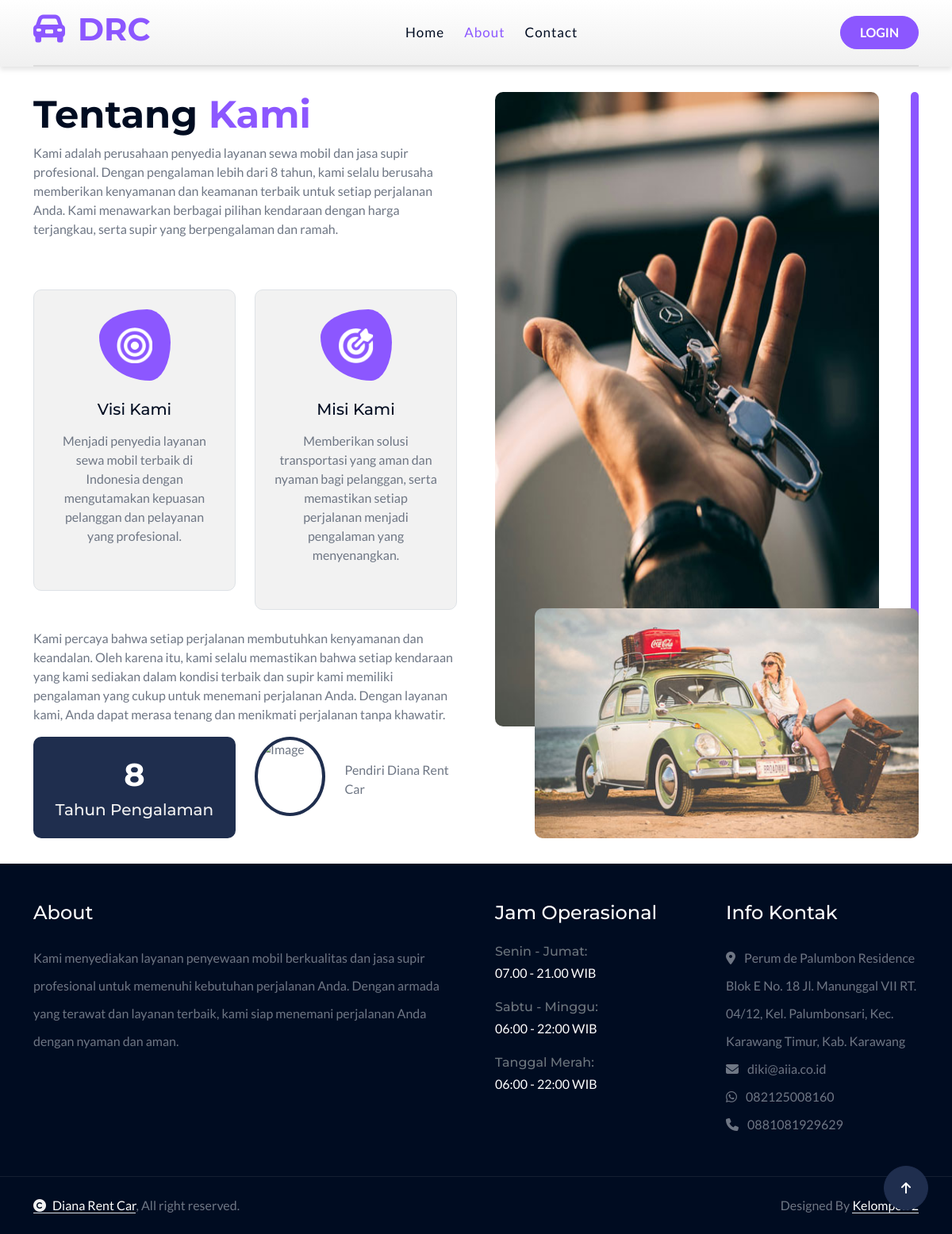
Page /?views=about on the committed database.
### tables this page shows
CREATE TABLE IF NOT EXISTS `tm_settings` (
  `id` int NOT NULL AUTO_INCREMENT,
  `uuid` varchar(40) NOT NULL,
  `owner` varchar(50) NOT NULL,
  `photo` varchar(255) NOT NULL,
  `bank` varchar(50) NOT NULL,
  `account_number` varchar(50) NOT NULL,
  `account_name` varchar(50) NOT NULL,
  `address` text NOT NULL,
  `email` varchar(50) NOT NULL,
  `phone_number_1` varchar(14) NOT NULL,
  `phone_number_2` varchar(14) DEFAULT NULL,
  `agreement_1` text NOT NULL,
  `agreement_2` text NOT NULL,
  `visi` text NOT NULL,
  `misi` text NOT NULL,
  `about_company` text NOT NULL,
  `history_company` text NOT NULL,
  `about_footer` text NOT NULL,
  `facebook` varchar(255) DEFAULT NULL,
  `instagram` varchar(255) DEFAULT NULL,
  `twitter` varchar(255) DEFAULT NULL,
  `tiktok` varchar(255) DEFAULT NULL,
  `created_at` timestamp NULL DEFAULT CURRENT_TIMESTAMP,
  `updated_at` timestamp NULL DEFAULT CURRENT_TIMESTAMP ON UPDATE CURRENT_TIMESTAMP,
  PRIMARY KEY (`id`),
  UNIQUE KEY `id` (`id`)
);

### classes/Setting.php (called while the page is built, shortened)
<?php
class Setting
{
    private $conn;
    private $table = 'tm_settings';
    public function __construct()
    {
        $db = new Database();
        $this->conn = $db->connect();
    }
    public function list()
    {
        $query = "SELECT * FROM " . $this->table;
        $stmt = $this->conn->query($query);
        return $stmt->fetchAll(PDO::FETCH_ASSOC);
    }
}

### classes/DatabaseExample.php (called while the page is built, shortened)
<?php
class Database
{
    private $host = 'localhost';
    private $db_name = 'dianarentcar';
    private $username = 'root';
    private $password = '';
    public function connect()
    {
        $this->conn = null;
        try {
            $this->conn = new PDO("mysql:host=" . $this->host . ";dbname=" . $this->db_name, $this->username, $this->password);
            $this->conn->setAttribute(PDO::ATTR_ERRMODE, PDO::ERRMODE_EXCEPTION);
        } catch (PDOException $e) {
            echo "Connection Error: " . $e->getMessage();
        }
        return $this->conn;
    }
}

### views/about.php (the view, shortened to what this page needs)
<?php
require_once 'classes/Setting.php';
$getSetting = new Setting();
$setting = $getSetting->list()[0];
?>
<div class="container-fluid overflow-hidden about py-3">
    <div class="container py-3">
        <div class="row g-5">
            <div class="col-xl-6 wow fadeInLeft" data-wow-delay="0.2s">
                <div class="about-item">
                    <div class="pb-5">
                        <h1 class="display-5 text-capitalize">Tentang <span class="text-primary">Kami</span></h1>
                        <p class="mb-0"><?php echo $setting['about_company']; ?></p>
                    </div>
                    <div class="row g-4">
                        <div class="col-lg-6">
                            <div class="about-item-inner border p-4">
                                <div class="about-icon mb-4">
                                    <img src="assets/web/img/about-icon-1.png" class="img-fluid w-50 h-50" alt="Icon" style="filter: brightness(0) invert(1);">
                                </div>
                                <h5 class="mb-3">Visi Kami</h5>
                                <p class="mb-0"><?php echo $setting['visi']; ?></p>
                            </div>
                        </div>
                        <div class="col-lg-6">
                            <div class="about-item-inner border p-4">
                                <div class="about-icon mb-4">
                                    <img src="assets/web/img/about-icon-2.png" class="img-fluid h-50 w-50" alt="Icon" style="filter: brightness(0) invert(1);">
                                </div>
                                <h5 class="mb-3">Misi Kami</h5>
                                <p class="mb-0"><?php echo $setting['misi']; ?></p>
                            </div>
                        </div>
                    </div>
                    <p class="text-item my-4"><?php echo $setting['history_company']; ?></p>
                    <div class="row g-4">
                        <div class="col-lg-6">
                            <div class="text-center rounded bg-secondary p-4">
                                <?php
                                $currentYear = date("Y");
                                $establishedYear = 2016;
                                $yearsInBusiness = $currentYear - $establishedYear;
                                ?>
                                <h1 class="display-6 text-white"><?php echo $yearsInBusiness; ?></h1>
                                <h5 class="text-light mb-0">Tahun Pengalaman</h5>
                            </div>
                        </div>
                        <div class="col-lg-6">
                            <div class="d-flex align-items-center">
                                <img src="assets/uploads/owner/<?php echo htmlspecialchars($photo); ?>" class="img-fluid rounded-circle border border-4 border-secondary" style="width: 100px; height: 100px;" alt="Image">
                                <div class="ms-4">
                                    <p class="mb-0">Pendiri Diana Rent Car</p>
                                </div>
                            </div>
                        </div>
                    </div>
                </div>
            </div>
            <div class="col-xl-6 wow fadeInRight" data-wow-delay="0.2s">
                <div class="about-img">
                    <div class="img-1">
                        <img src="assets/web/img/about-img.jpg" class="img-fluid rounded h-100 w-100" alt="">
                    </div>
                    <div class="img-2">
                        <img src="assets/web/img/about-img-1.jpg" class="img-fluid rounded w-100" alt="">
                    </div>
                </div>
            </div>
        </div>
    </div>
</div>

### layouts/footer.php (shortened to what this page needs)
<?php
require_once __DIR__ . '/../classes/Setting.php';
$getSetting = new Setting();
$setting = $getSetting->list()[0];
$address = $setting['address'];
$email = $setting['email'];
$phone_number_1 = $setting['phone_number_1'];
$phone_number_2 = $setting['phone_number_2'];
?>
<div class="container-fluid footer py-5 wow fadeIn" data-wow-delay="0.2s">
    <div class="container">
        <div class="row g-5">
            <div class="col-md-6 col-lg-6 col-xl-6">
                <div class="footer-item d-flex flex-column">
                    <div class="footer-item">
                        <h4 class="text-white mb-4">About</h4>
                        <p class="mb-3"><?php echo $setting['about_footer']; ?></p>
                    </div>
                </div>
            </div>
            <div class="col-md-6 col-lg-6 col-xl-3">
                <div class="footer-item d-flex flex-column">
                    <h4 class="text-white mb-4">Jam Operasional</h4>
                    <div class="mb-3">
                        <h6 class="text-muted mb-0">Senin - Jumat:</h6>
                        <p class="text-white mb-0">07.00 - 21.00 WIB</p>
                    </div>
                    <div class="mb-3">
                        <h6 class="text-muted mb-0">Sabtu - Minggu:</h6>
                        <p class="text-white mb-0">06:00 - 22:00 WIB</p>
                    </div>
                    <div class="mb-3">
                        <h6 class="text-muted mb-0">Tanggal Merah:</h6>
                        <p class="text-white mb-0">06:00 - 22:00 WIB</p>
                    </div>
                </div>
            </div>
            <div class="col-md-6 col-lg-6 col-xl-3">
                <div class="footer-item d-flex flex-column">
                    <h4 class="text-white mb-4">Info Kontak</h4>
                    <a href="https://maps.app.goo.gl/hHdMvZpLid1f6yETA" target="_blank"><i class="fa fa-map-marker-alt me-2"></i> <?php echo htmlspecialchars($address); ?></a>
                    <a href="mailto:<?php echo htmlspecialchars($email); ?>"><i class="fas fa-envelope me-2"></i> <?php echo htmlspecialchars($email); ?></a>
                    <?php
                    $phone_number_1_62 = ltrim($phone_number_1, '0');
                    $phone_number = '62' . $phone_number_1_62;
                    ?>
                    <a href="https://wa.me/<?php echo htmlspecialchars($phone_number); ?>" target="_blank"><i class="fab fa-whatsapp me-2"></i> <?php echo htmlspecialchars($phone_number_1); ?></a>
                    <a href="tel:<?php echo htmlspecialchars($phone_number_2); ?>"><i class="fas fa-phone me-2"></i> <?php echo htmlspecialchars($phone_number_2); ?></a>
                </div>
            </div>
        </div>
    </div>
</div>
<div class="container-fluid copyright py-4">
    <div class="container">
        <div class="row g-4 align-items-center">
            <div class="col-md-6 text-center text-md-start mb-md-0">
                <span class="text-body"><a href="#" class="border-bottom text-white"><i class="fas fa-copyright text-light me-2"></i>Diana Rent Car</a>, All right reserved.</span>
            </div>
            <div class="col-md-6 text-center text-md-end text-body">
                Designed By <a class="border-bottom text-white" href="#">Kelompok 2</a>
            </div>
        </div>
    </div>
</div>

### assets/web/css/style.css (style rules this page uses)
.about .about-item .about-item-inner { display: flex; flex-direction: column; align-items: center; justify-content: center; text-align: center; border-radius: 10px; background: var(--bs-light); transition: 0.5s; }
.about .about-item .about-item-inner .about-icon { width: 90px; height: 90px; border-radius: 67% 33% 29% 71% / 39% 46% 54% 61%; display: flex; align-items: center; justify-content: center; color: var(--bs-secondary); background: var(--bs-primary); animation-name: icon-animat; animation-duration: 5s; animation-delay: 1s; animation-direction: alternate; animation-iteration-count: infinite; transition: 0.5s; }
.about .about-img { position: relative; overflow: hidden; width: 100%; height: 100%; }
.about .about-img .img-1 { height: 85%; margin-right: 50px; }
.about .about-img .img-2 { position: absolute; width: 100%; bottom: 0; right: 0; padding-left: 50px; border-radius: 10px; }
.about .about-img::after { content: ""; position: absolute; width: 10px; height: 98%; top: 0; right: 0; border-radius: 10px; background: var(--bs-primary); z-index: -1; }
.about .about-item .text-item { position: relative; padding-left: 25px; }
.about .about-item .text-item::after { content: ""; position: absolute; width: 5px; height: 100%; top: 0; left: 0; border-radius: 10px; background: var(--bs-secondary); }
.footer { background: var(--bs-dark); }
.footer .footer-item a { line-height: 35px; color: var(--bs-body); transition: 0.5s; }
.footer .footer-item p { line-height: 35px; }
.copyright { border-top: 1px solid rgba(255, 255, 255, 0.08); background: var(--bs-dark); }

### rows in the picture
tm_settings: about_company "Kami adalah perusahaan penyedia layanan sewa mobil dan jasa supir profesional. Dengan pengalaman lebih dari 8 tahun, kami selalu berusaha memberikan kenyamanan dan keamanan terbaik untuk setiap perjalanan Anda. Kami menawarkan berbagai pilihan kendaraan dengan harga terjangkau, serta supir yang berpengalaman dan ramah.", visi "Menjadi penyedia layanan sewa mobil terbaik di Indonesia dengan mengutamakan kepuasan pelanggan dan pelayanan yang profesional.", misi "Memberikan solusi transportasi yang aman dan nyaman bagi pelanggan, serta memastikan setiap perjalanan menjadi pengalaman yang menyenangkan.", history_company "Kami percaya bahwa setiap perjalanan membutuhkan kenyamanan dan keandalan. Oleh karena itu, kami selalu memastikan bahwa setiap kendaraan yang kami sediakan dalam kondisi terbaik dan supir kami memiliki pengalaman yang cukup untuk menemani perjalanan Anda. Dengan layanan kami, Anda dapat merasa tenang dan menikmati perjalanan tanpa khawatir.", about_footer "Kami menyediakan layanan penyewaan mobil berkualitas dan jasa supir profesional untuk memenuhi kebutuhan perjalanan Anda. Dengan armada yang terawat dan layanan terbaik, kami siap menemani perjalanan Anda dengan nyaman dan aman.", address "Perum de Palumbon Residence Blok E No. 18 Jl. Manunggal VII RT. 04/12, Kel. Palumbonsari, Kec. Karawang Timur, Kab. Karawang", email "diki@aiia.co.id", phone_number_1 "082125008160", phone_number_2 "0881081929629"
